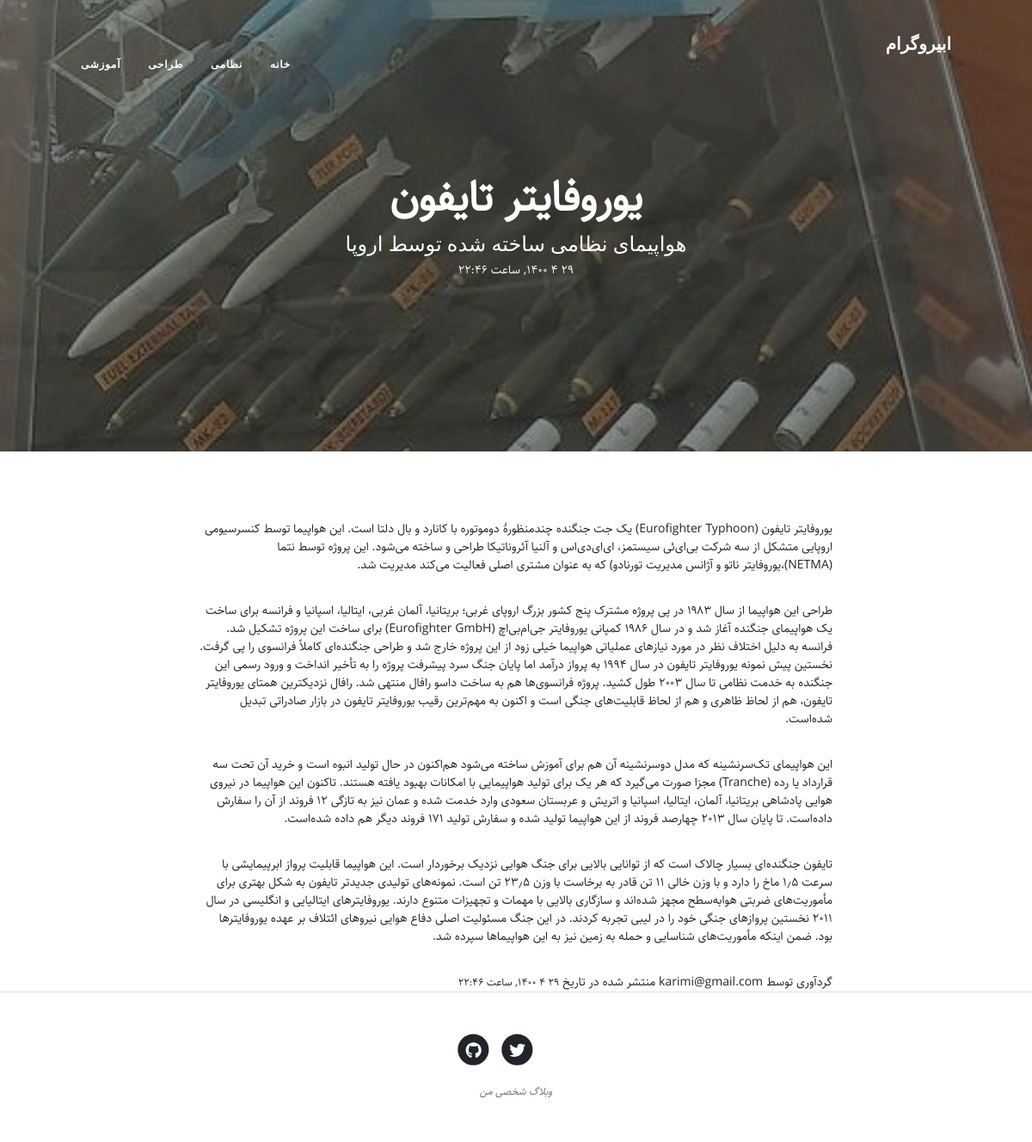
Screenshot of /blog/postdetail/oroftr-tfon with the database file from the repository.
### blog/models.py (models this page shows, shortened)
class Categoty(models.Model):
    parent = models.ForeignKey('self',default=None,null=True,blank=True,on_delete=models.SET_NULL,related_name='child',verbose_name='عبارت زیر دسته')
    name = models.CharField(max_length=20, verbose_name="نام")
    slug = models.SlugField(unique=True, max_length=100, verbose_name="لینک کوتاه")
    status = models.BooleanField(default=True, verbose_name="آیا نمایش داده شود")
    position = models.IntegerField(verbose_name='پوزیشن')
    class Meta:
        verbose_name = "دسته بندی"
        verbose_name_plural = "دسته بندی ها"
        ordering = ['parent__id','position' ]

class Post(models.Model):
    STATUS_CHOICES = (
        ('draft', 'در حال انتظار'),
        ('published', 'منتشر شده'),
    )
    name = models.CharField(max_length=50, verbose_name="نام")
    slug = models.SlugField(unique=True, max_length=100, verbose_name="لینک کوتاه")
    category = models.ManyToManyField(Categoty, verbose_name="دسته بندی", related_name="posts")
    image = models.ImageField(upload_to='media', verbose_name="تصویر")
    subtitle = models.CharField(max_length=800, verbose_name="توضیحات")
    author = models.ForeignKey(CustomUser, on_delete=models.CASCADE, related_name='blog_post', verbose_name="نویسنده")
    body = models.TextField(verbose_name="متن اصلی")
    publish = models.DateTimeField(default=timezone.now, verbose_name="تاریخ انتشار")
    created = models.DateTimeField(auto_now_add=True, verbose_name="تاریخ ایجاد")
    updated = models.DateTimeField(auto_now=True, verbose_name="تاریخ بروزرسانی")
    status = models.CharField(max_length=25, choices=STATUS_CHOICES, default='draft', verbose_name="وضعیت انتشار")
    objects = PostManage()
    class Meta:
        verbose_name = "مقاله"
        verbose_name_plural = "مقالات"
        ordering = ('-publish',)
    def jpublish(self):
        return jalali_converter(self.publish)
    jpublish.shor_description = "زمان انتشار"

### login/models.py (models this page shows)
class CustomUser(AbstractUser):
    username = None
    email = models.EmailField(_('email address'), unique=True)
    USERNAME_FIELD = 'email'
    REQUIRED_FIELDS = []
    objects = UserManager()
    def __str__(self):
        return self.email

### blog/views.py (the view)
# urls.py: path('postdetail/<slug:slug>',views.PostDetail.as_view(),name='post_detail'),
class PostDetail(DetailView):
    def get_object(self):
        slug = self.kwargs.get('slug')
        return get_object_or_404(Post.objects.published(),slug=slug)

### blog/models.py (called while the page is built)
    def published(self):
        return self.filter(status='published')

### blog/templatetags/base_tags.py (called while the page is built)
@register.simple_tag
def title():
    return "ابیروگرام"

@register.inclusion_tag("blog/partials/category_navbar.html")
def category_navbar():
    return {
        "categoris" : Categoty.objects.filter(status=True)
    }

### extensions/jalali.py (called while the page is built)
    def persian_tuple(self):
        return self.persian_year, self.persian_month, self.persian_day

### extensions/utils.py (called while the page is built)
def persian_numbers_converter(mystr):
    numbers = {
        "0": "۰",
        "1": "۱",
        "2": "۲",
        "3": "۳",
        "4": "۴",
        "5": "۵",
        "6": "۶",
        "7": "۷",
        "8": "۸",
        "9": "۹",
    }
    for e, p in numbers.items():
        mystr = mystr.replace(e, p)
    return mystr

def jalali_converter(time):
    jmonths = ["فروردین","اردیبهشت","خرداد","تیر","مرداد","شهریور","مهر","آبان","آذر","دی","بهمن", "اسفند"]
    time = timezone.localtime(time)
    time_to_str = "{},{},{}".format(time.year,time.month,time.day)
    time_to_tuple = jalali.Gregorian(time_to_str).persian_tuple()
    time_to_list = list(time_to_tuple)
    for index, moth in enumerate(jmonths):
        if  time_to_list[1] == index + 1:
            time_to_list[1] = moth
            break
    output = "{} {} {}, ساعت {}:{}".format(
        time_to_tuple [2],
        time_to_tuple [1],
        time_to_tuple [0],
        time.hour,
        time.minute,
    )
    return persian_numbers_converter(output)

### templates/blog/post_detail.html (shortened to what this page needs)
{% extends 'blog/base.html' %}
{% load static %}
{% block main %}
     <header class="masthead" style="background-image: url('{{ post.image.url }}')">
            <div class="container position-relative px-4 px-lg-5">
                <div class="row gx-4 gx-lg-5 justify-content-center">
                    <div class="col-md-10 col-lg-8 col-xl-7">
                        <div class="site-heading ">
                            <h1>{{ post.name }}</h1>
                            <h3 class="subheading">{{ post.subtitle }}</h3>
                            <time>{{ post.jpublish }}</time>
                        </div>
                    </div>
                </div>
            </div>
        </header>
    <article>
            <div class="container">
                <div class="row">
                    <div class="col-lg-8 col-md-10 mx-auto text-justify">
                        {{ post.body | linebreaks }}
                            گردآوری توسط
                            <a href="">{{ post.author }}</a>
                            منتشر شده در تاریخ
                            <small>{{ post.jpublish }}</small>
                    </div>
                </div>
            </div>
        </article>
{% endblock %}

### templates/blog/partials/category_navbar.html (shortened to what this page needs)
<div class="collapse navbar-collapse nav" id="navbarResponsive">
    <ul class="navbar-nav ms-auto py-4 py-lg-0">
        <li class="nav-item"><a class="nav-link px-lg-3 py-3 py-lg-4" href="{% url 'blog:post_list' %}">خانه</a></li>
        {% for categoris in categoris %}
            {% if categoris.parent == None %}
                <li class="nav-item">
                    <a class="nav-link px-lg-3 py-3 py-lg-4" href="{% url 'blog:category' categoris.slug %}">
                        {{ categoris.name }}
                    </a>
                </li>
            {% endif %}
        {% endfor %}
    </ul>
</div>

### static/blog/css/rtl.css (style rules this page uses)
body { direction: rtl; text-align: right; font-family: "Sahel", serif; font-size: 14px; }
.navbar-nav { margin-left: initial !important; margin-right: auto; }
header.masthead .site-heading h1 { font-family: Sahel, serif; font-size:50px ; }
.nav ul { padding-right: 0; }
.nav ul li { border-bottom: none; height: 86px; line-height: 86px; font-size: 14px; display: inline-block; float:left; margin: 0 auto; }
.nav ul li a { text-decoration: none; color:#000000; display: block; transition: .3s background-color; padding:0 24px; }
.nav a { border-bottom:none; }

### rows the page displays
Categoty: name "نظامی"
Categoty: name "طراحی"
Categoty: name "آموزشی"
Post: image (picture), name "یوروفایتر تایفون", subtitle "هواپیمای نظامی ساخته شده توسط اروپا", jpublish "۲۹ ۴ ۱۴۰۰, ساعت ۲۲:۴۶", body "یوروفایتر تایفون (Eurofighter Typhoon) یک جت جنگنده چندمنظورهٔ دوموتوره با کانارد و بال دلتا است. این هواپیما توسط کنسرسیومی اروپایی متشکل از سه شرکت بی‌ای‌ئی سیستمز، ای‌ای‌دی‌اس و آلنیا آئروناتیکا طراحی و ساخته می‌شود. این پروژه توسط نتما (NETMA)،یوروفایتر ناتو و آژانس مدیریت تورنادو) که به عنوان مشتری اصلی فعالیت می‌کند مدیریت شد. طراحی این هواپیما از سال ۱۹۸۳ در پی پروژه مشترک پنج کشور بزرگ اروپای غربی؛ بریتانیا، آلمان غربی، ایتالیا، اسپانیا و فرانسه برای ساخت یک هواپیمای جنگنده آغاز شد و در سال ۱۹۸۶ کمپانی یوروفایتر جی‌ام‌بی‌اچ (Eurofighter GmbH) برای ساخت این پروژه تشکیل شد. فرانسه به دلیل اختلاف نظر در مورد نیازهای عملیاتی هواپیما خیلی زود از این پروژه خارج شد و طراحی جنگنده‌ای کاملاً…", author "karimi@gmail.com"
